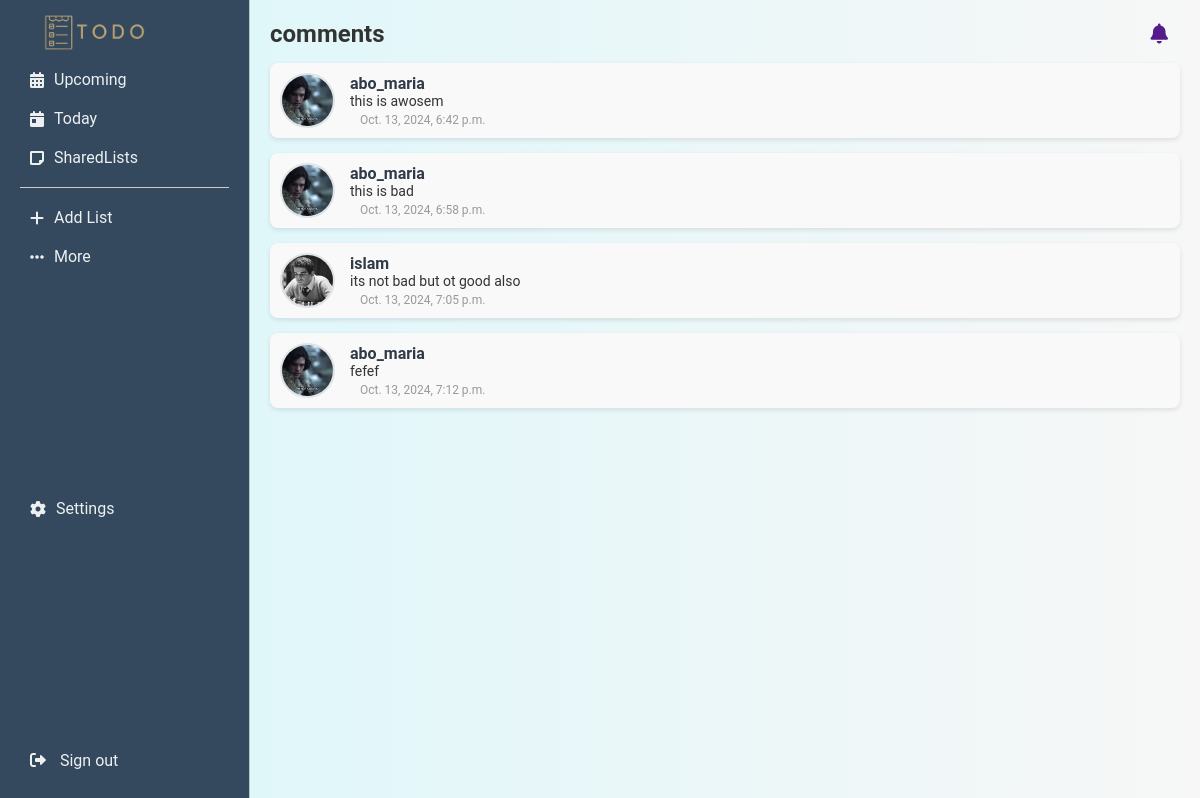
The page /comment/36057dbc-a73b-4de8-8051-d640d389eecb/ on the database its author committed.
### base/models.py (models this page shows, shortened)
class Comment(models.Model):
    comment_id = models.UUIDField(primary_key=True, default=uuid.uuid4, editable=False)
    user = models.ForeignKey(CustomUser, on_delete=models.CASCADE, related_name='comments')
    todo_list = models.ForeignKey(ToDoList, on_delete=models.CASCADE, related_name='comments')
    comment_text = models.TextField()
    created_at = models.DateTimeField(auto_now_add=True)
    updated_at = models.DateTimeField(auto_now=True)
    class Meta:
        verbose_name = "Comment"
        verbose_name_plural = "Comments"

class CustomUser(models.Model):
    user = models.OneToOneField(User, on_delete=models.CASCADE, related_name='custom_user', null=True, blank=True)
    created_at = models.DateTimeField(auto_now_add=True)
    updated_at = models.DateTimeField(auto_now=True)
    image_profile = models.ImageField(upload_to='profiles/',default='profiles/avatar.jpg', null=True, blank=True)
    confirmation_pin  = models.CharField(max_length=6, null=True, blank=True)
    is_active = models.BooleanField(default=False)
    Boi = models.TextField(null=True,blank=True)
    location = models.TextField(null=True,blank=True)
    phone_number  =models.CharField(null=True,blank=True,max_length=13)

### base/views.py (the view)
# urls.py: path('comment/<uuid:list_id>/',views.comments_view,name='comments'),
def comments_view(request,list_id):
    list = get_object_or_404(ToDoList,id = list_id)
    comments = Comment.objects.filter(todo_list=list)
    return render(request,'base/comments.html',{'comments':comments,'title':'comments'})

### base/context_processors.py (called while the page is built, shortened)
def user_info(request):
    return{}

def side_bare_links(request):
    if request.user.is_authenticated:
        custom_user = CustomUser.objects.get(user=request.user)
        user_last_lists = ToDoList.objects.filter(user=custom_user).annotate(task_count=Count('tasks')).order_by('-updated_at')[:3]
        return {'custom_user': custom_user, 'user_last_lists': user_last_lists}
    return {'custom_user': None, 'user_last_lists': []}

### base/templates/base/comments.html
{% extends 'base/base.html' %}
{% load static %}
{% block extra_css %}
    <link rel="stylesheet" href="{% static 'css/comments.css' %}">
{% endblock extra_css %}
    {% block content %}
   {% for comment in comments %}
   <div class="comment-container">
       <img src="{{comment.user.image_profile.url}}" alt="img_profile" class='user-avatar'>
       <div>
           <span class="comment-username">{{ comment.user.user.username }}</span>
           <p class="comment-text">{{ comment.comment_text }}</p>
           <span class="comment-timestamp">{{ comment.created_at }}</span>
       </div>
   </div>
   {% endfor %}
    {% endblock content %}

### base/static/css/style.css (style rules this page uses)
* { margin: 0; padding: 0; box-sizing: border-box; font-family: "Roboto", system-ui; }
body { font-family: Arial, sans-serif; background-color: #F4F7F9; }

### base/static/css/comments.css (style rules this page uses)
.user-avatar { width: 55px; height: 55px; border-radius: 50%; margin-right: 15px; object-fit: cover; border: 2px solid #e0e4e7; }
.comment-container { margin-top: 15px; display: flex; align-items: center; margin-bottom: 15px; padding: 10px; background-color: #f9f9f9; border-radius: 8px; box-shadow: 0 2px 5px rgba(0, 0, 0, 0.1); }
.comment-text { font-size: 14px; color: #333; margin: 0; }
.comment-username { font-weight: bold; color: #303a46; margin-right: 5px; }
.comment-timestamp { font-size: 12px; color: #999; margin-left: 10px; }

### rows shown on the page
Comment: user.image_profile (picture), user.user.username "abo_maria", comment_text "this is awosem", created_at "Oct. 13, 2024, 6:42 p.m."
Comment: user.image_profile (picture), user.user.username "abo_maria", comment_text "this is bad", created_at "Oct. 13, 2024, 6:58 p.m."
Comment: user.image_profile (picture), user.user.username "islam", comment_text "its not bad but ot good also", created_at "Oct. 13, 2024, 7:05 p.m."
Comment: user.image_profile (picture), user.user.username "abo_maria", comment_text "fefef", created_at "Oct. 13, 2024, 7:12 p.m."

### other values the page prints
{{ title }} "comments"
